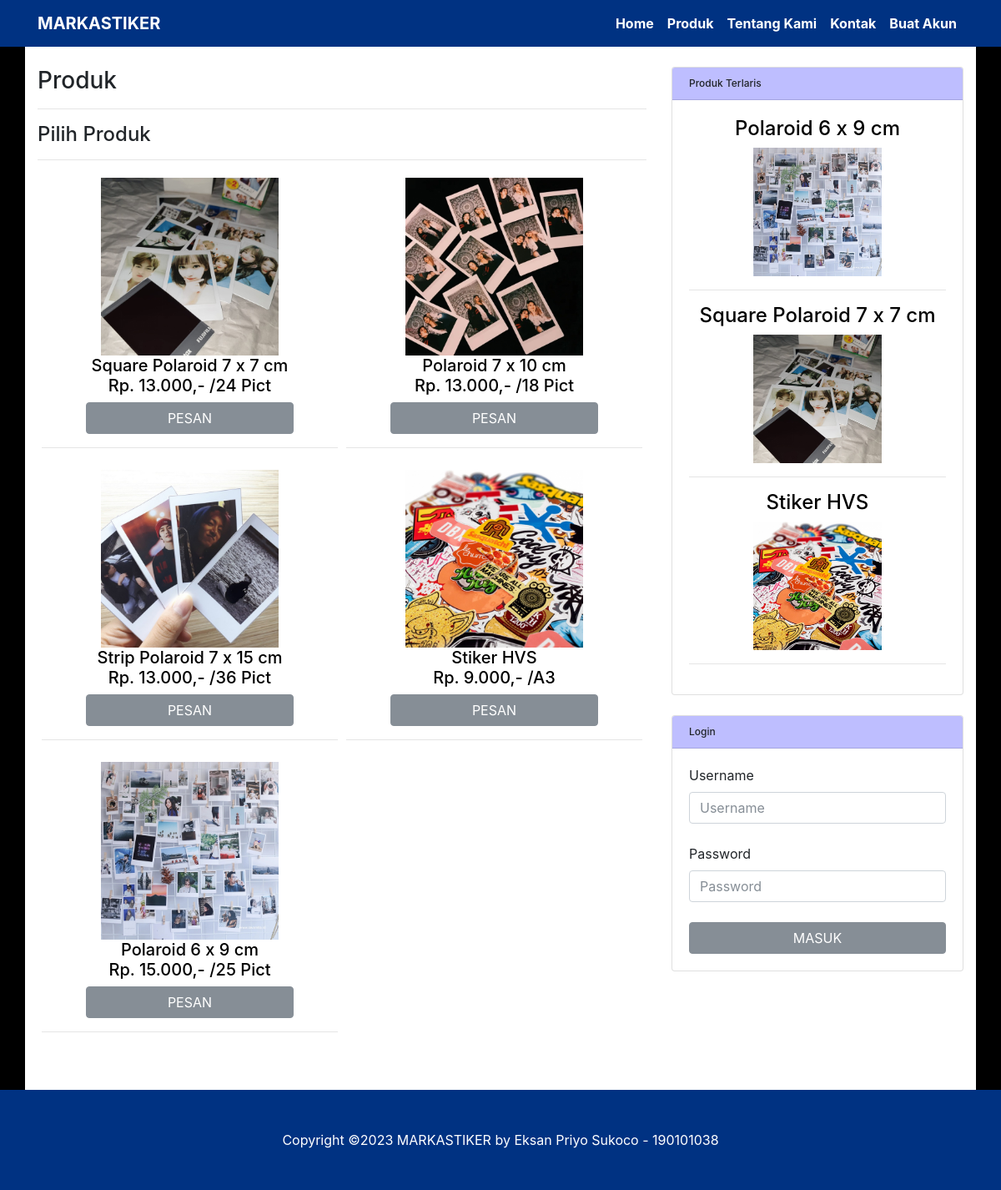
/produk.php, run on the app's committed database.
### tables this page shows
CREATE TABLE `tb_produk` (
  `idproduk` varchar(7) NOT NULL,
  `nama` varchar(72) NOT NULL,
  `keterangan` text NOT NULL,
  `harga` int(12) NOT NULL,
  `satuan` varchar(72) NOT NULL,
  `plusdesain` int(12) DEFAULT NULL,
  `pluscutpersegi` int(12) DEFAULT NULL,
  `pluscutlingkaran` int(12) DEFAULT NULL,
  `pluscutdetail` int(12) DEFAULT NULL
);

### config.php (called while the page is built, shortened)
<?php
$undb	= "root";
$passdb	= "";
$hostdb	= "localhost";
$namadb	= "db_markastiker";
$db		= mysqli_connect($hostdb,$undb,$passdb);
mysqli_select_db($db, $namadb) or die ("Database Gagal");
mysqli_query($db, "SET GLOBAL time_zone = `Asia/Jakarta`");
$tglsession	= date("dmY");
$arei1	= array();
$qa = "SELECT * FROM `tb_transaksidetail` WHERE `idtransaksi` <> '-'";
$ha = mysqli_query($db, $qa);
while($da = mysqli_fetch_array($ha)){
	$depro = $da['idproduk'];
	$qtpro = $da['qty'];
	$qa1 = "SELECT * FROM `tb_transaksi` WHERE `idtransaksi` = '".$da['idtransaksi']."'";
	$ha1 = mysqli_query($db, $qa1);
	$da1 = mysqli_fetch_array($ha1);
	if($da1['status'] == "Pesanan Selesai"){
		if(array_key_exists($depro, $arei1)){
			$uo	= $arei1[$depro] + $qtpro;
			$arei1[$depro] = $uo;
		}if(!array_key_exists($depro, $arei1)){
			$arei1[$depro] = $qtpro;
		}
	}
}
function acak1(){
    $ix = "";
	$chars = "abcdefghijklmnopqrstuvwxyzABCDEFGHIJKLMNOPQRSTUVWXYZ0123456789";
	for($i=0;$i<15;$i++)
	$ix.=substr($chars,rand(0,strlen($chars)),1);
    return $ix;
}
$filesession	= join("",file("session"));
$pecahsession	= explode("\n", $filesession);
$session1		= rtrim($pecahsession[0]);
$session2		= rtrim($pecahsession[1]);
$pecahsession2	= explode("#",$session1);
$session12		= $pecahsession2[1];
if($session12 != $tglsession){
	$session	= acak1();
}if($session12 == $tglsession){
	$session = $session2;
}
?>

### produk.php (the view, shortened to what this page needs)
<?php
include "config.php";
include "header.php";
$xpage	="produk";
?>
<div class="row">
	<div class="col-lg-8">
		<h1 class="mt-4">Produk</h1><hr/>
		<table width="100%" cellpadding="5px">
		<?php
		echo "<h2>Pilih Produk</h2><hr/>";
		$ii		= 0;
		$query	= "SELECT * FROM `tb_produk` ORDER BY RAND()";
		$hasil	= mysqli_query($db, $query);
		while($data = mysqli_fetch_array($hasil)){
			if($ii%2 == 0){
				echo "<tr>";
			}
			?>
			<td valign="top" align="center" width="50%">
			<a href="<?php echo basename(__FILE__, '.php');?>?idproduk=<?php echo $data['idproduk'];?>" style="color:#000;">
				<img src="img/produk/<?php echo $data['idproduk'];?>.jpg" width="60%"><br/><h3><?php echo $data['nama'];?><br/><?php
				echo "Rp. ".number_format($data['harga'],0,",",".").",- /".$data['satuan'];
				?></h3><input type="submit" value="PESAN" class="btn btn-secondary" style="width:70%"/>
			</a><hr/></td>
			<?php
			if($ii%2 == 1){
				echo "</tr>";
			}
			$ii++;
		}
		?>
		</table>
	</div>
	<?php include "sidemenu.php"; ?>
</div>
<?php
include "footer.php";
?>

### sidemenu.php (shortened to what this page needs)
<?php
if(isset($_SESSION[$session])){
	if($_SESSION[$session] != $sessionenkrip){
		echo "<script language='JavaScript'>window.location = 'logout';</script>";
	}if($_SESSION[$session] == $sessionenkrip){
		?>
		<div class="col-md-4">
			<div class="card my-4">
				<h5 class="card-header">Produk Terlaris</h5>
				<div class="card-body">
				<?php
				foreach($arei1 as $x => $x_value){
					$idproduk	= $x;
					$query		= "SELECT * FROM `tb_produk` WHERE `idproduk` = '".$idproduk."'";
					$hasil		= mysqli_query($db, $query);
					$data		= mysqli_fetch_array($hasil);
					echo "<a href=\"produk?idproduk=".$data['idproduk']."\" style=\"color:#000;\"><center><h2>".$data['nama']."</h2>
					<img src=\"img/produk/".$data['idproduk'].".jpg\" width=\"50%\"></a></center><hr/>";
				}
				?>
				</div>
			</div>
			<div class="card my-4">
				<h5 class="card-header">My Account</h5>
				<div class="card-body">
					<p>
						Login Sebagai,<br/>
						<table>
							<tr>
								<td valign="top">Level<td>
								<td valign="top">:<td>
								<td valign="top"><b><?php echo $_SESSION['level']; ?></b><td>
							</tr>
							<tr>
								<td valign="top">Username<td>
								<td valign="top">:<td>
								<td valign="top"><b><?php echo $_SESSION['username']; ?></b><td>
							</tr>
							<tr>
								<td valign="top">Nama<td>
								<td valign="top">:<td>
								<td valign="top"><b><?php echo $_SESSION['nama']; ?></b><td>
							</tr>
						</table><hr/>
						<center>
							<a href="ubahakun?username=<?php echo $_SESSION['username']; ?>">Ubah Akun</a><hr/>
							<a href="logout">Logout</a>
						</center>
					</p>
				</div>
			</div>
			<?php
			if($_SESSION['level'] == "Pemilik"){
			?>
				<div class="card my-4">
					<h5 class="card-header">Menu Pemilik</h5>
					<div class="card-body">
						<a href="mkonsumen">Data Konsumen</a><hr/>
						<a href="mproduk">Data Produk</a><hr/>
						<a href="dtransaksi">Data Transaksi<?php
						$result = mysqli_query($db, "SELECT * FROM `tb_transaksitracking` WHERE `username` = '".$_SESSION['username']."' AND `notif` = 'Y'");
						if(mysqli_num_rows($result) > 0){
							echo " <span style=\"color:red;font-size:22px;\">&#9679;</span>";
						}
						?></a><hr/>
						<a href="laporan?op=transaksi">Laporan Transaksi</a><hr/>
					</div>
				</div>
			<?php
			}if($_SESSION['level'] == "Konsumen"){
			?>
				<div class="card my-4">
					<h5 class="card-header">Menu Konsumen</h5>
					<div class="card-body">
						<a href="keranjangbelanja">Keranjang Belanja</a><hr/>
						<a href="dtransaksi">Data Transaksi<?php
						$result = mysqli_query($db, "SELECT * FROM `tb_transaksitracking` WHERE `username` = '".$_SESSION['username']."' AND `notif` = 'Y'");
						if(mysqli_num_rows($result) > 0){
							echo " <span style=\"color:red;font-size:22px;\">&#9679;</span>";
						}
						?></a>
					</div>
				</div>
			<?php
			}
			?>
		</div>
		<?php
	}
}if(!isset($_SESSION[$session])){
	if($xpage == "buatakun"){
	?>
	<center>
		<div class="col-lg-8">
			<div class="card my-4">
				<h5 class="card-header">Buat Akun</h5>
				<div class="card-body">
					<form method="post" action="<?php echo $xpage; ?>?op=daftar&page=<?php echo $xpage; ?>">
						<label>Username</label><br/>
						<input type="text" name="a" class="form-control" placeholder="Username" maxlength="15" style="width:100%" required/><br/>
						<label>Password</label><br/>
						<input type="password" name="b" class="form-control" placeholder="Password" maxlength="30" style="width:100%" required/><br/>
						<label>Nama</label><br/>
						<input type="text" name="c" class="form-control" placeholder="Nama" maxlength="72" style="width:100%" required/><br/>
						<label>Alamat</label><br/>
						<input type="text" name="d" class="form-control" placeholder="Alamat" maxlength="160" style="width:100%" required/><br/>
						<label>No. Telp</label><br/>
						<input type="text" name="e" class="form-control" placeholder="No. Telp" maxlength="15" style="width:100%" required/><br/>
						<input type="submit" value="DAFTAR" class="btn btn-secondary" style="width:100%"/>
					</form>
				</div>
			</div>
		</div>
	</center>
	<?php
	}if($xpage == "login"){
	?>
	<center>
		<div class="col-lg-8">
			<div class="card my-4">
				<h5 class="card-header">Login</h5>
				<div class="card-body">
					<form method="post" action="<?php echo $xpage; ?>?op=masuk&page=<?php echo $xpage; ?>">
						<label>Username</label><br/>
						<input type="text" name="username" class="form-control" placeholder="Username" maxlength="15" style="width:100%" required/><br/>
						<label>Password</label><br/>
						<input type="password" name="password" class="form-control" placeholder="Password" maxlength="30" style="width:100%" required/><br/>
						<input type="submit" value="MASUK" class="btn btn-secondary" style="width:100%"/>
					</form>
				</div>
			</div>
		</div>
	</center>
	<?php
	}if($xpage != "login" AND $xpage != "buatakun"){
	?>
	<div class="col-md-4">
		<div class="card my-4">
				<h5 class="card-header">Produk Terlaris</h5>
				<div class="card-body">
				<?php
				foreach($arei1 as $x => $x_value){
					$idproduk	= $x;
					$query		= "SELECT * FROM `tb_produk` WHERE `idproduk` = '".$idproduk."'";
					$hasil		= mysqli_query($db, $query);
					$data		= mysqli_fetch_array($hasil);
					echo "<a href=\"produk?idproduk=".$x."\" style=\"color:#000;\"><center><h2>".$data['nama']."</h2>
					<img src=\"img/produk/".$x.".jpg\" width=\"50%\"></a></center><hr/>";
				}
				?>
				</div>
			</div>
		<div class="card my-4">
			<h5 class="card-header">Login</h5>
			<div class="card-body">
				<form method="post" action="<?php echo $xpage; ?>?op=masuk&page=<?php echo $xpage; ?>">
					<label>Username</label><br/>
					<input type="text" name="username" class="form-control" placeholder="Username" maxlength="15" style="width:100%" required/><br/>
					<label>Password</label><br/>
					<input type="password" name="password" class="form-control" placeholder="Password" maxlength="30" style="width:100%" required/><br/>
					<input type="submit" value="MASUK" class="btn btn-secondary" style="width:100%"/>
				</form>
			</div>
		</div>
	</div>
	<?php
	}
}
?>

### css/style.css (style rules this page uses)
body { padding-top: 54px; }
@media (min-width: 992px) { body { padding-top: 56px; } }

### data on the page
tb_produk: idproduk (picture), nama "Square Polaroid 7 x 7 cm", harga "13.000", satuan "24 Pict"
tb_produk: idproduk (picture), nama "Polaroid 7 x 10 cm", harga "13.000", satuan "18 Pict"
tb_produk: idproduk (picture), nama "Strip Polaroid 7 x 15 cm", harga "13.000", satuan "36 Pict"
tb_produk: idproduk (picture), nama "Stiker HVS", harga "9.000", satuan "A3"
tb_produk: idproduk (picture), nama "Polaroid 6 x 9 cm", harga "15.000", satuan "25 Pict"

### other printed values
$xjudul1 "MARKASTIKER"
$xthn "2023"
$xfounder "Eksan Priyo Sukoco - 190101038"
